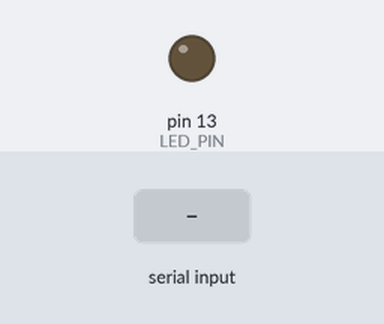
This sketch was run on a simulated Arduino Uno, built with avr-gcc and run on an emulated ATmega328P. Parts: output pins drawn as LEDs (lit = HIGH). Inputs (shaded band) come from the test bench. What the sketch prints to the serial monitor is not drawn.

Above: at 0.01 s.
At 1.2 s:
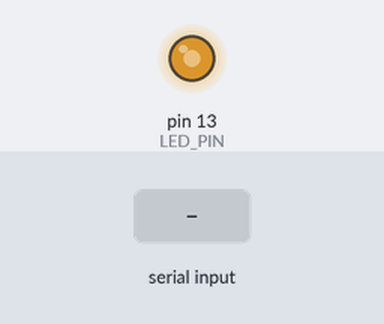
1.3 s: "1" received over Serial
Timing chart, 0 to 4.3 s (numbered marks = the images above; inputs shaded):
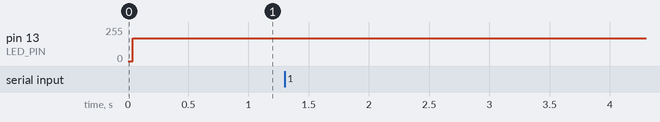

The sketch:

foobar.ino
```cpp
int BAUD = 9600;
char MESSAGE[] = "{\"foo\":0,\"bar\":1}";
int LED_PIN = 13;
void setup() {
  Serial.begin(BAUD);
  pinMode(LED_PIN, OUTPUT);
}

void loop() {
  digitalWrite(LED_PIN, HIGH);
  if (Serial.available() > 0) {
    Serial.read();
    Serial.println(MESSAGE);
  }
  digitalWrite(LED_PIN, LOW);
}
```

Measured:
- after the input at 1.3 s, every drawn part: stays the same
